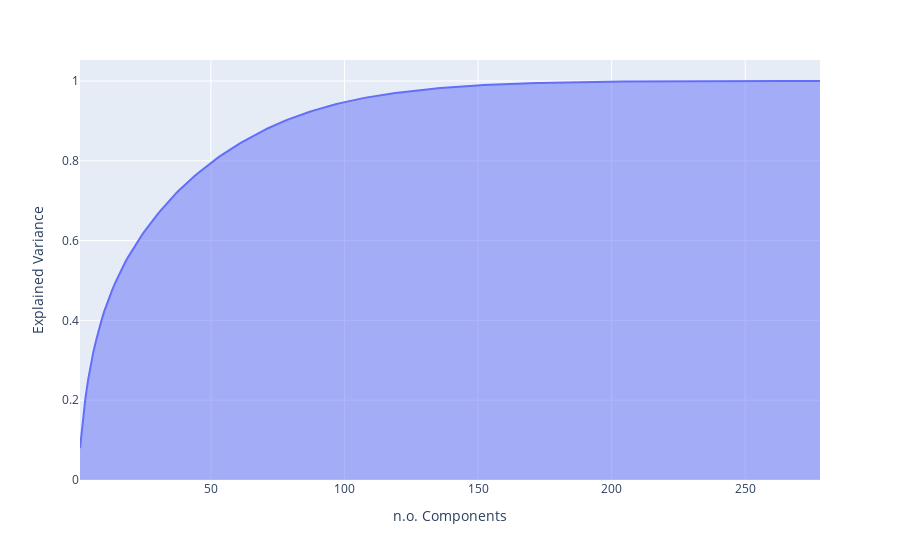

This figure's notebook cell:
### Code cell
import plotly.express as px
exp_var_cumul = np.cumsum(pca.explained_variance_ratio_)
px.area(
    x=range(1, exp_var_cumul.shape[0] + 1),
    y=exp_var_cumul,
    labels={"x": "n.o. Components", "y": "Explained Variance"}
)

### Figure 1 — Plotly figure (JSON) as saved in the notebook; plotly's stock layout.template omitted (floating-point values rounded to 4 significant figures; data arrays with more than 128 entries replaced by an {"elided": "..."} marker saying what was removed)
{"data": [{"hovertemplate": "n.o. Components=%{x}<br>Explained Variance=%{y}<extra></extra>", "legendgroup": "", "line": {"color": "#636efa"}, "marker": {"symbol": "circle"}, "mode": "lines", "name": "", "orientation": "v", "showlegend": false, "stackgroup": "1", "type": "scatter", "x": {"elided": "278 int values"}, "xaxis": "x", "y": {"elided": "278 float values"}, "yaxis": "y"}], "layout": {"legend": {"tracegroupgap": 0}, "margin": {"t": 60}, "xaxis": {"anchor": "y", "domain": [0, 1], "title": {"text": "n.o. Components"}}, "yaxis": {"anchor": "x", "domain": [0, 1], "title": {"text": "Explained Variance"}}}}
